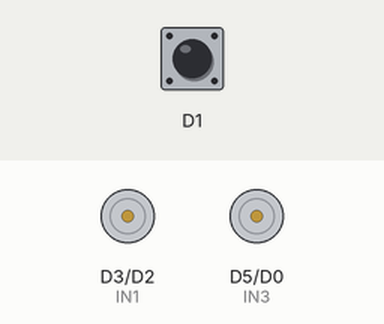
Simulated run of this sketch. Board: ESP8266 (NodeMCU). Shown: motor-driver pin pairs drawn as motors (green arrow = first pin HIGH = forward, orange = second pin HIGH = backward, longer = more drive, scaled by the enable pin). The inputs (shaded band) are chosen by the test bench; at power-on: D1 HIGH.

Above: at 1.2 s.
1.3 s: D1 pulsed LOW 2 times (0.12 s each, 0.3 s apart)
At 2.7 s:
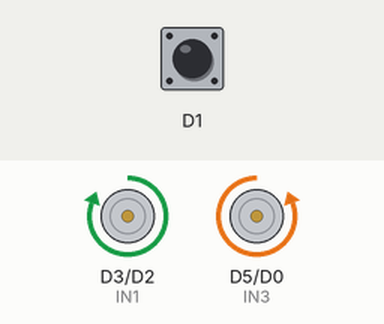
3.4 s: D1 driven LOW
At 4.5 s:
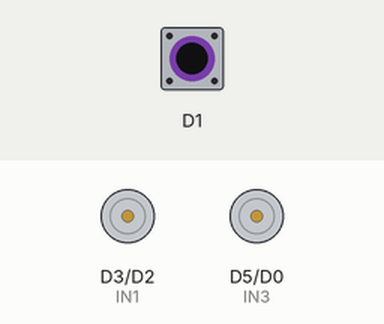
4.9 s: D1 driven HIGH
At 5.6 s:
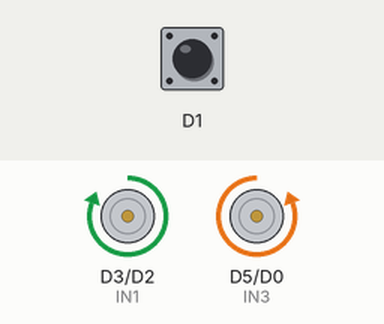
Timing chart, 0 to 7.9 s (numbered marks = the images above; inputs shaded):
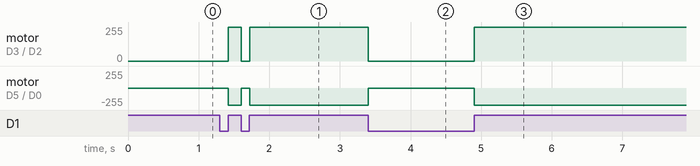

The sketch:

voiture.ino
```cpp
int ENA = D4;
int IN1 = D3;
int IN2 = D2;

int ENB = D6;
int IN3 = D5;
int IN4 = D0;

bool carStop = false;

void setup() {
  pinMode(ENA, OUTPUT);
  pinMode(ENB, OUTPUT);

  pinMode(IN1, OUTPUT);
  pinMode(IN2, OUTPUT);
  pinMode(IN3, OUTPUT);
  pinMode(IN4, OUTPUT);
}

void drive() {
  digitalWrite(ENA, HIGH);
  digitalWrite(ENB, HIGH);

  digitalWrite(IN1, HIGH);
  digitalWrite(IN2, LOW);
  digitalWrite(IN3, LOW);
  digitalWrite(IN4, HIGH);
}

void stopCar() {
  digitalWrite(ENA, LOW);
  digitalWrite(ENB, LOW);

  digitalWrite(IN1, LOW);
  digitalWrite(IN2, LOW);
  digitalWrite(IN3, LOW);
  digitalWrite(IN4, LOW);
}

void loop() {
  int ir = digitalRead(D1);
  if (ir == 0) {
    if(!carStop) {
      carStop = !carStop;
      stopCar();
    }
  } else {
    if(carStop) {
      carStop = !carStop;
      drive();
    }
  }
}
```

Measured:
- after the input at 1.3 s, motor on D3 (IN1) / D2 (IN2): stopped → forward 255/255 after 0.12 s, → stopped 0.18 s later, → forward 255/255 0.12 s later; motor on D5 (IN3) / D0 (IN4): stopped → backward 255/255 after 0.12 s, → stopped 0.18 s later, → backward 255/255 0.12 s later
- after the input at 3.4 s, motor on D3 (IN1) / D2 (IN2): forward 255/255 → stopped at once; motor on D5 (IN3) / D0 (IN4): backward 255/255 → stopped at once
- after the input at 4.9 s, motor on D3 (IN1) / D2 (IN2): stopped → forward 255/255 at once; motor on D5 (IN3) / D0 (IN4): stopped → backward 255/255 at once
